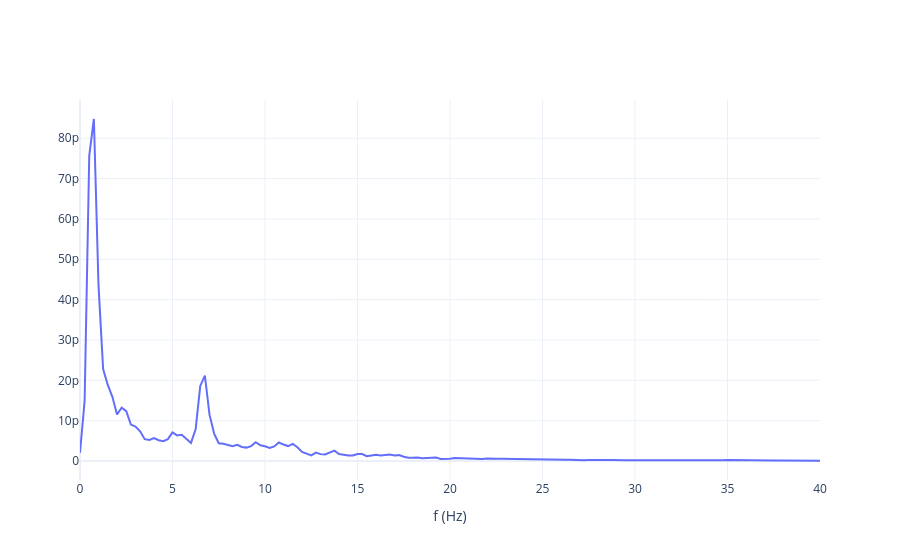

Write notebook code for a chart like this one.
### Code cell
WINDOW = 4 *int(sampling_frequency)         
NOVERLAP = WINDOW//2       
NFFT = WINDOW          
window = windows.hamming(WINDOW)  

faxis, pxx = welch(
    eeg_signal,
    fs=sampling_frequency,
    window=window,
    nperseg=WINDOW,
    noverlap=NOVERLAP,
    nfft=NFFT,
    scaling='density',
    return_onesided=True
)
#pxx_db = 10 * np.log10(pxx)
fig = go.Figure()
fig.add_trace(go.Scatter(x=faxis, y=pxx, mode='lines'))
fig.update_layout(
    xaxis_title='f (Hz)',
    template='plotly_white',
    
)
fig.update_xaxes(range=[0, 40])
fig.write_image(os.path.join(IMAGE_DIR,f"{signal_name}_pwelch_{NOVERLAP}_samples.png"), width=800, height=500, scale=2)
fig.show()

### Figure 1 — Plotly figure (JSON) as saved in the notebook; plotly's stock layout.template omitted (floating-point values rounded to 4 significant figures; data arrays with more than 128 entries replaced by an {"elided": "..."} marker saying what was removed)
{"data": [{"mode": "lines", "type": "scatter", "x": {"elided": "1001 float values"}, "y": {"elided": "1001 float values"}}], "layout": {"xaxis": {"range": [0, 40], "title": {"text": "f (Hz)"}}}}
